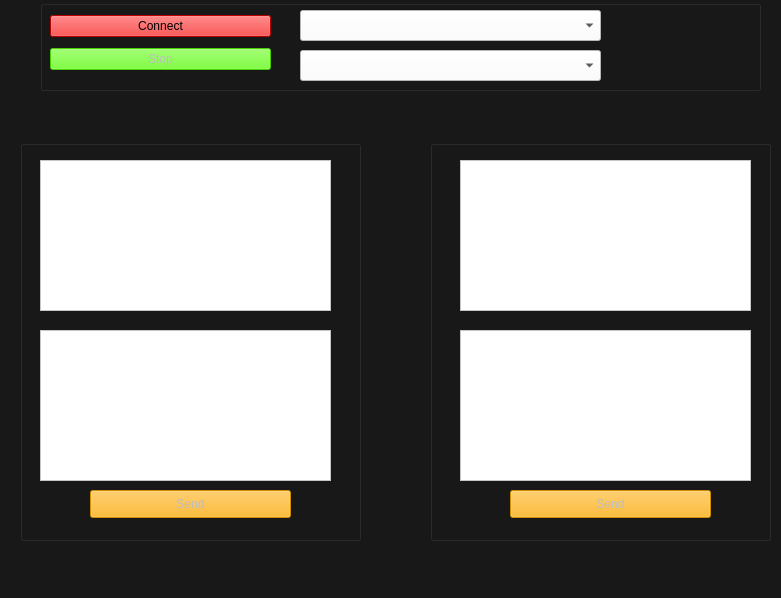
<?xml version="1.0" encoding="UTF-8"?>
<ui version="4.0">
 <class>MainWindow</class>
 <widget class="QMainWindow" name="MainWindow">
  <property name="geometry">
   <rect>
    <x>0</x>
    <y>0</y>
    <width>781</width>
    <height>598</height>
   </rect>
  </property>
  <property name="windowTitle">
   <string>MainWindow</string>
  </property>
  <property name="styleSheet">
   <string notr="true">background-color: rgb(24, 24, 24);</string>
  </property>
  <widget class="QWidget" name="centralwidget">
   <widget class="QGroupBox" name="groupBox">
    <property name="geometry">
     <rect>
      <x>40</x>
      <y>0</y>
      <width>721</width>
      <height>91</height>
     </rect>
    </property>
    <property name="styleSheet">
     <string notr="true"/>
    </property>
    <property name="title">
     <string/>
    </property>
    <widget class="QComboBox" name="cb_name1">
     <property name="geometry">
      <rect>
       <x>260</x>
       <y>10</y>
       <width>301</width>
       <height>31</height>
      </rect>
     </property>
     <property name="font">
      <font>
       <pointsize>16</pointsize>
      </font>
     </property>
     <property name="styleSheet">
      <string notr="true">background-color: rgb(255, 255, 255);</string>
     </property>
    </widget>
    <widget class="QComboBox" name="cb_name2">
     <property name="geometry">
      <rect>
       <x>260</x>
       <y>50</y>
       <width>301</width>
       <height>31</height>
      </rect>
     </property>
     <property name="font">
      <font>
       <pointsize>16</pointsize>
      </font>
     </property>
     <property name="styleSheet">
      <string notr="true">background-color: rgb(255, 255, 255);</string>
     </property>
    </widget>
    <widget class="QWidget" name="layoutWidget">
     <property name="geometry">
      <rect>
       <x>10</x>
       <y>10</y>
       <width>221</width>
       <height>65</height>
      </rect>
     </property>
     <layout class="QVBoxLayout" name="verticalLayout">
      <item>
       <widget class="QPushButton" name="btn_connect">
        <property name="styleSheet">
         <string notr="true">background-color: rgb(255, 0, 0);</string>
        </property>
        <property name="text">
         <string>Connect</string>
        </property>
       </widget>
      </item>
      <item>
       <widget class="QPushButton" name="btn_stop">
        <property name="enabled">
         <bool>false</bool>
        </property>
        <property name="styleSheet">
         <string notr="true">background-color: rgb(85, 255, 0);</string>
        </property>
        <property name="text">
         <string>Stop</string>
        </property>
       </widget>
      </item>
     </layout>
    </widget>
   </widget>
   <widget class="QGroupBox" name="groupBox_2">
    <property name="enabled">
     <bool>false</bool>
    </property>
    <property name="geometry">
     <rect>
      <x>20</x>
      <y>140</y>
      <width>341</width>
      <height>401</height>
     </rect>
    </property>
    <property name="title">
     <string/>
    </property>
    <widget class="QTextEdit" name="txt_receiver1">
     <property name="geometry">
      <rect>
       <x>20</x>
       <y>20</y>
       <width>291</width>
       <height>151</height>
      </rect>
     </property>
     <property name="styleSheet">
      <string notr="true">background-color: rgb(255, 255, 255);</string>
     </property>
    </widget>
    <widget class="QTextEdit" name="txt_send1">
     <property name="geometry">
      <rect>
       <x>20</x>
       <y>190</y>
       <width>291</width>
       <height>151</height>
      </rect>
     </property>
     <property name="styleSheet">
      <string notr="true">background-color: rgb(255, 255, 255);</string>
     </property>
    </widget>
    <widget class="QPushButton" name="btn_send1">
     <property name="geometry">
      <rect>
       <x>70</x>
       <y>350</y>
       <width>201</width>
       <height>28</height>
      </rect>
     </property>
     <property name="styleSheet">
      <string notr="true">background-color: rgb(255, 170, 0);</string>
     </property>
     <property name="text">
      <string>Send</string>
     </property>
    </widget>
   </widget>
   <widget class="QGroupBox" name="groupBox_3">
    <property name="enabled">
     <bool>false</bool>
    </property>
    <property name="geometry">
     <rect>
      <x>430</x>
      <y>140</y>
      <width>341</width>
      <height>401</height>
     </rect>
    </property>
    <property name="title">
     <string/>
    </property>
    <widget class="QTextEdit" name="txt_receiver2">
     <property name="geometry">
      <rect>
       <x>30</x>
       <y>20</y>
       <width>291</width>
       <height>151</height>
      </rect>
     </property>
     <property name="styleSheet">
      <string notr="true">background-color: rgb(255, 255, 255);</string>
     </property>
    </widget>
    <widget class="QTextEdit" name="txt_send2">
     <property name="geometry">
      <rect>
       <x>30</x>
       <y>190</y>
       <width>291</width>
       <height>151</height>
      </rect>
     </property>
     <property name="styleSheet">
      <string notr="true">background-color: rgb(255, 255, 255);</string>
     </property>
    </widget>
    <widget class="QPushButton" name="btn_send2">
     <property name="geometry">
      <rect>
       <x>80</x>
       <y>350</y>
       <width>201</width>
       <height>28</height>
      </rect>
     </property>
     <property name="styleSheet">
      <string notr="true">background-color: rgb(255, 170, 0);</string>
     </property>
     <property name="text">
      <string>Send</string>
     </property>
    </widget>
   </widget>
  </widget>
  <widget class="QMenuBar" name="menubar">
   <property name="geometry">
    <rect>
     <x>0</x>
     <y>0</y>
     <width>781</width>
     <height>25</height>
    </rect>
   </property>
  </widget>
  <widget class="QStatusBar" name="statusbar"/>
 </widget>
 <resources/>
 <connections/>
</ui>
